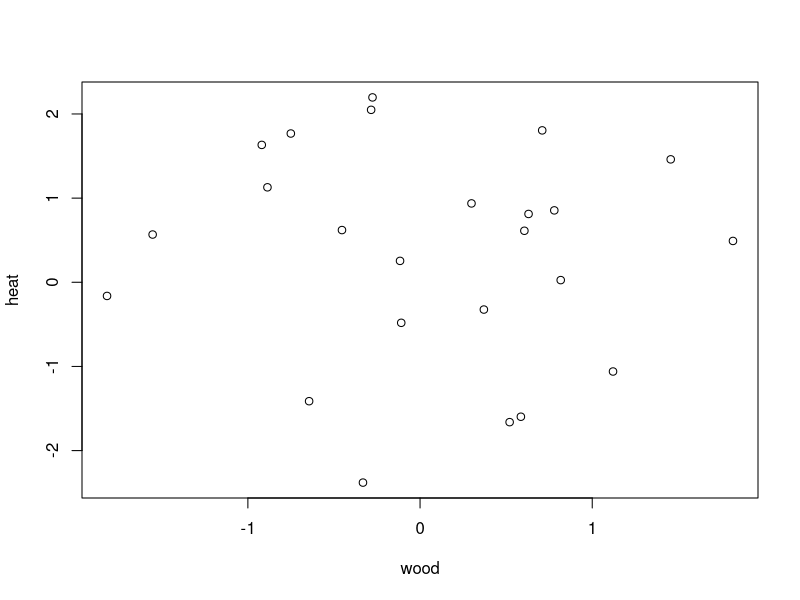
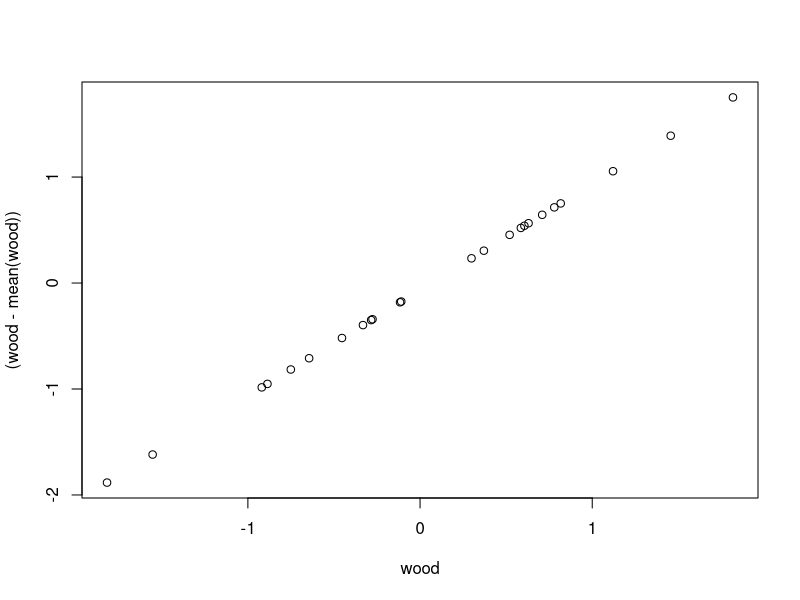
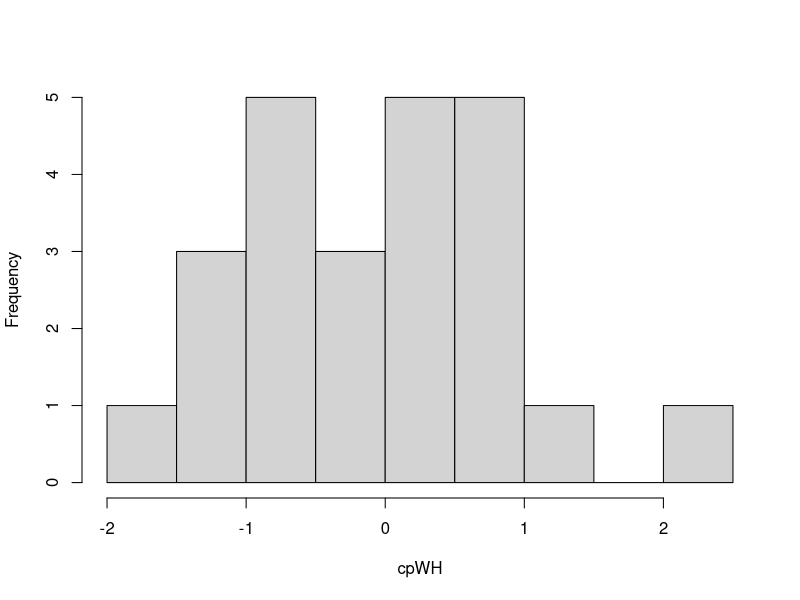
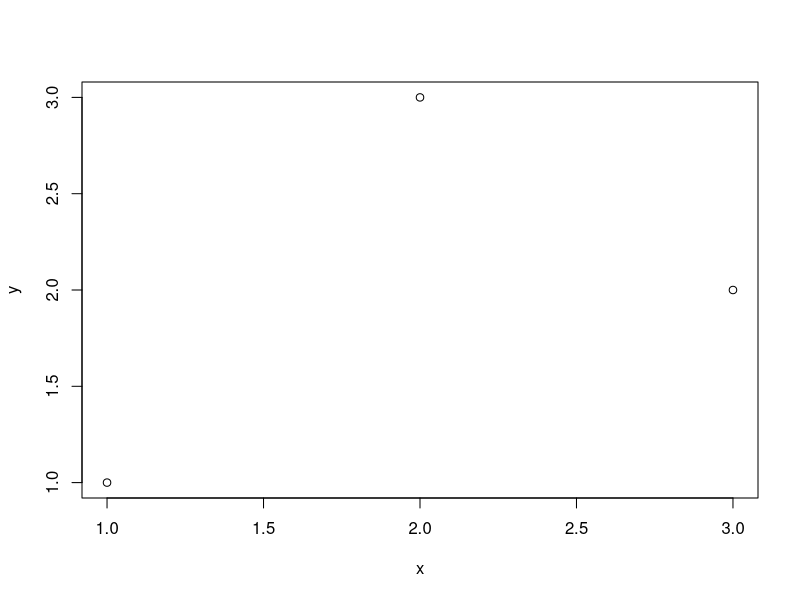
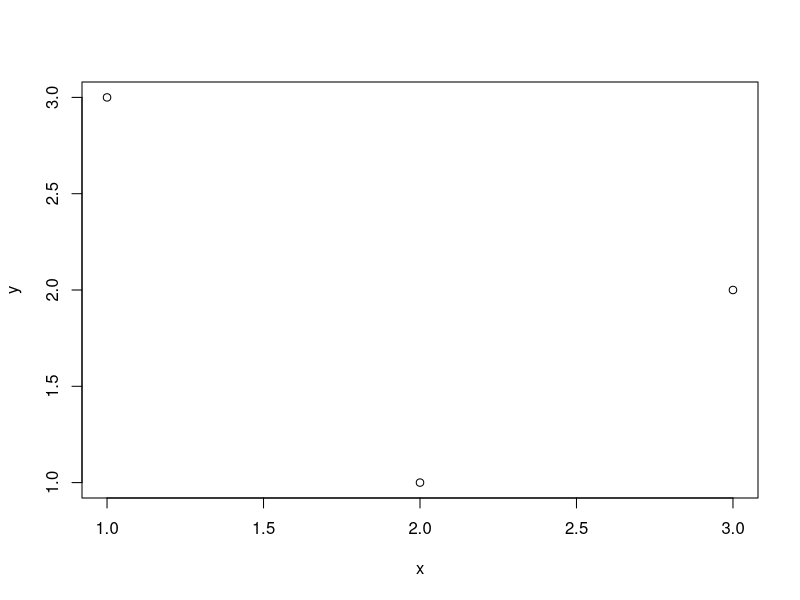
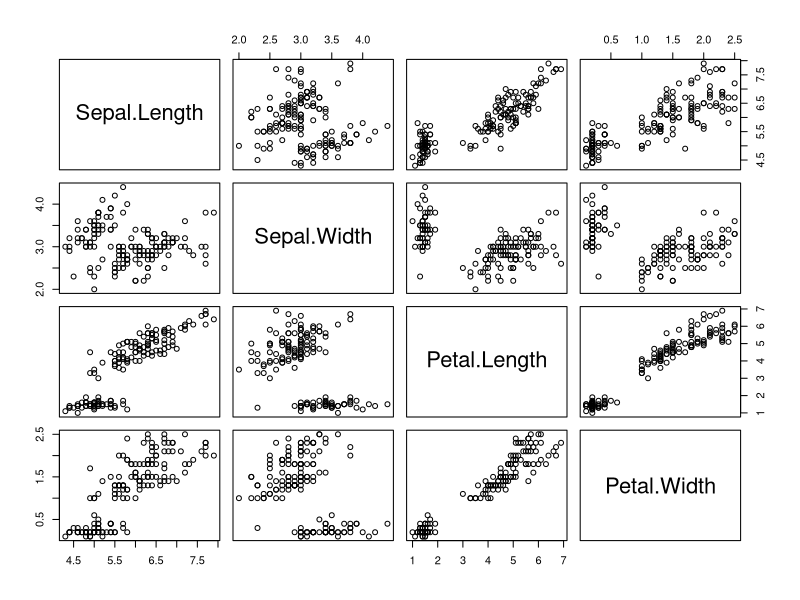
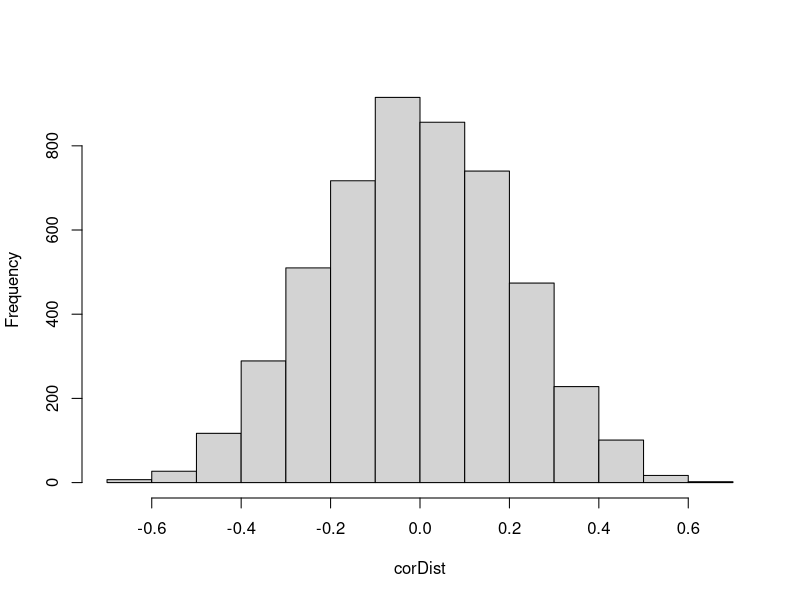
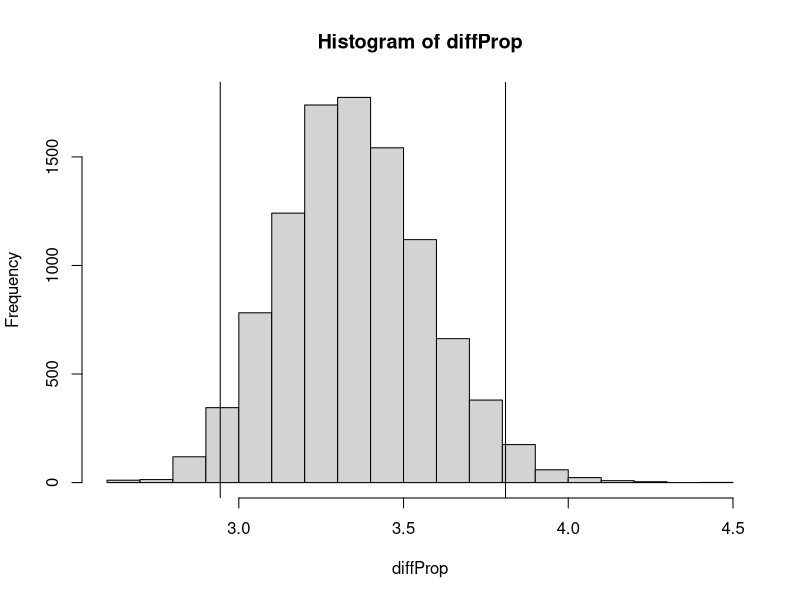

Write the R code that produced these figures, in order.
## ---- chunk 1
set.seed(12345)

wood <- rnorm(24)
heat <- rnorm(24)

mean(wood)
mean(heat)
     
sd(wood)
sd(heat)
## ---- chunk 2
#png("Figure07_1.png", width = 6, height = 6, units = 'in', res = 300)
plot(wood,heat, main=NULL) 
#dev.off()
## ---- chunk 3
#png("Figure07_2.png", width = 6, height = 6, units = 'in', res = 300)
plot(wood,(wood-mean(wood)), main=NULL)
#dev.off()
## ---- chunk 4
cpWH <- wood * heat
#png("Figure07_3.png", width = 6, height = 6, units = 'in', res = 300)
hist(cpWH, main=NULL)
#dev.off()
mean(cpWH)

## ---- chunk 5
x <- c(1,2,3)
y <- c(1,3,2)
plot(x,y)
cor(x,y)
## ---- chunk 6
x <- c(1,2,3)
y <- c(3,1,2)
plot(x,y)
cor(x,y)
## ---- chunk 7
pairs(iris[,1:4])
## ---- chunk 8
cor(iris[,1:4])
## ---- chunk 9
round( cor(iris[,1:4]), 2 )
## ---- chunk 10
round( cor(iris[,1:3]), 2 )
## ---- chunk 11
set.seed(12345)  # Start with a random number seed
wood <- rnorm(2400)  # Make two vectors of N=2400
heat <- rnorm(2400)
fireDF <- data.frame(wood, heat)  # Put them in a dataframe
nrow(fireDF)  # Verifying 2400 rows of two variables
fireDF[sample(nrow(fireDF), 24), ] # Generates one sample of n=24  
## ---- chunk 12
cor(fireDF[sample(nrow(fireDF), 24), ])
cor(fireDF[sample(nrow(fireDF), 24), ])[1,2]

corDist <- replicate(5000,cor(fireDF[sample(nrow(fireDF), 24), ])[1,2])
#png("Figure07_6.png", width = 6, height = 6, units = 'in', res = 300)
hist(corDist, main=NULL)
#dev.off()
mean(corDist)
## ---- chunk 13
# Conduct a null hypothesis test on one correlation
set.seed(12345)
wood <- rnorm(24)
heat <- rnorm(24)
cor.test(wood,heat)
## ---- chunk 14
install.packages("BayesFactor")
library("BayesFactor")

bfCorTest <- function (x,y) # Get r from BayesFactor
{
  zx <- scale(x) # Standardize X
  zy <- scale(y) # Standardize Y
  zData <- data.frame(x=zx,rhoNot0=zy) # Put in a data frame
  bfOut <- generalTestBF(x ~ rhoNot0, data=zData) # linear coefficient
  mcmcOut <- posterior(bfOut,iterations=10000) # posterior samples
  print(summary(mcmcOut[,"rhoNot0"])) # Get the HDI for rho
  return(bfOut) # Return Bayes factor object
}

bfCorTest(iris[,"Sepal.Length"],iris[,"Sepal.Width"])
## ---- chunk 15
# Chi-square section

make2x2table <- function(ul) # The user supplies the count for the upper left cell
{
  ll <- 50 - ul # Calculate the lower left cell
  ur <- 30 - ul # Calculate the upper right cell
  lr <- 50 - ur # Calculate the lower right cell
  
  # Put all of the cells into a 2x2 matrix
  matrix(c(ul,ur,ll,lr), nrow=2, ncol=2, byrow=TRUE)
}

make2x2table(10) # Should be like Table 7.2
make2x2table(0)   # Should be like Table 7.3
make2x2table(30)  # Should be like Table 7.4

calcChiSquared <- function(actual, expected) # Calculate chi-squared
{
  diffs <- actual - expected         # Take the raw difference for each cell
  diffsSq <- diffs ^ 2               # Square each cell
  diffsSqNorm <- diffsSq / expected # Normalize with expected cells
  
  sum(diffsSqNorm)                   # Return the sum of the cells
}

# This makes a matrix that is just like Table 7.2
# This table represents the null hypothesis of independence
expectedValues <- matrix(c(10,30,30,30), nrow=2, ncol=2, byrow=TRUE)

calcChiSquared(make2x2table(10),expectedValues)
calcChiSquared(make2x2table(0),expectedValues)
calcChiSquared(make2x2table(30),expectedValues)

## ---- chunk 16
set.seed(314)
badBoatMF <- ftable(Titanic, row.vars=2, col.vars="Survived")
badBoatMF
ctBFout <- contingencyTableBF(badBoatMF,sampleType="poisson",posterior=FALSE)
ctBFout

367/1364

126/344

## ---- chunk 17
ctMCMCout <- contingencyTableBF(badBoatMF,sampleType="poisson",posterior=TRUE,iterations=10000)
summary(ctMCMCout)
maleProp <- ctMCMCout[,"lambda[1,1]"]/ctMCMCout[,"lambda[1,2]"]
mean(maleProp)
femaleProp <- ctMCMCout[,"lambda[2,1]"]/ctMCMCout[,"lambda[2,2]"]
mean(femaleProp)
diffProp <- maleProp - femaleProp
hist(diffProp)
mean(diffProp)
abline(v=quantile(diffProp,c(0.025)), col="black")
abline(v=quantile(diffProp,c(0.975)), col="black")

quantile(diffProp,c(0.025))
quantile(diffProp,c(0.975))
